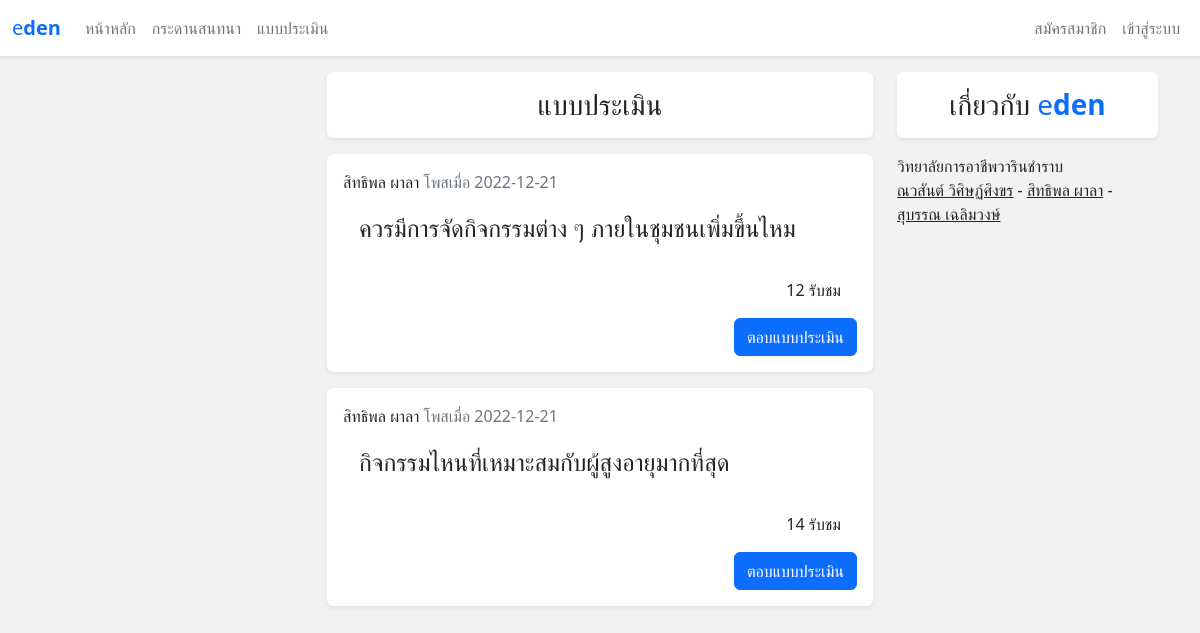
The app's page /polls, older data.
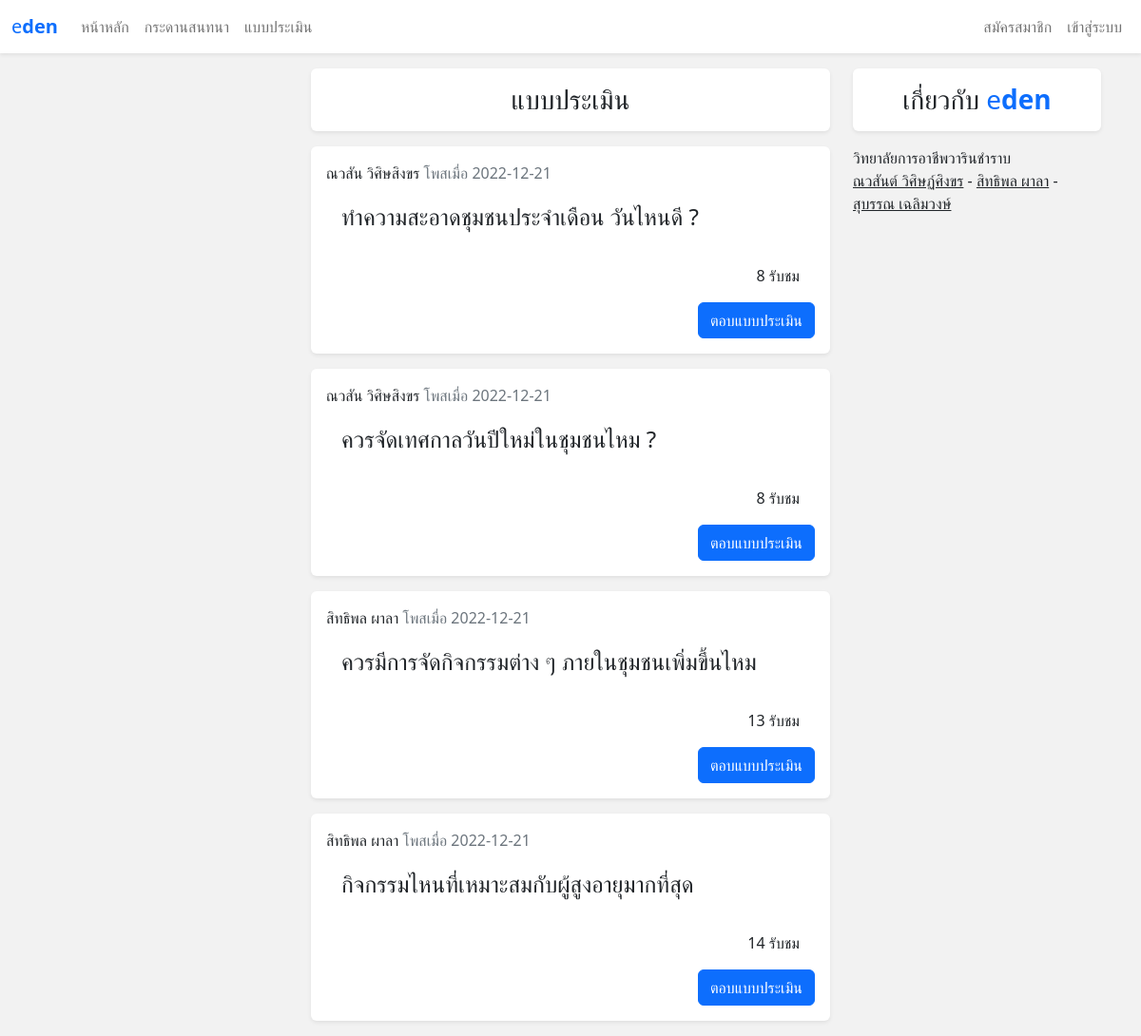
The same page, newer data.
### tables this page shows
CREATE TABLE `poll` (
  `poll_id` int(5) NOT NULL,
  `poll_name` varchar(200) NOT NULL,
  `poll_date` date NOT NULL,
  `mem_id` int(5) NOT NULL,
  `poll_view` int(10) NOT NULL
);

CREATE TABLE `member` (
  `mem_id` int(5) NOT NULL,
  `mem_name` varchar(200) NOT NULL,
  `mem_address` varchar(200) NOT NULL,
  `mem_date` date NOT NULL,
  `mem_email` varchar(100) NOT NULL,
  `mem_tel` varchar(20) NOT NULL,
  `mem_username` varchar(50) NOT NULL,
  `mem_password` varchar(50) NOT NULL,
  `mem_view` int(5) NOT NULL,
  `mem_status` varchar(10) NOT NULL,
  `mem_regis_date` date NOT NULL
);

### modules/getParams.php (called while the page is built, shortened)
<?php
function fetch($result){
    return mysqli_fetch_assoc($result);
}

### pages/polls.php (the view, shortened to what this page needs)
<h3 class="bg-white rounded shadow-sm p-3 my-3 text-center">แบบประเมิน</h3>
<?php
$allPoll=$db->query("SELECT * FROM poll ORDER BY poll_id DESC");
while($poll=fetch($allPoll)):
    $sur_poll=fetch($db->query("SELECT * FROM member WHERE mem_id = " . $poll['mem_id']));
?>
    <div class="bg-white rounded shadow-sm p-3 my-3">
        <div>
            <span><?php echo $sur_poll['mem_name'] ?? 'ไม่พบผู้ใช้งาน';  ?></span>
            <span class="text-secondary"> โพสเมื่อ <?php echo $poll['poll_date']; ?></span>
        </div>
        <div class="p-3 fs-4">
            <?php echo $poll['poll_name']; ?>
        </div>
        <div class="text-end m-3">
            <span><?php echo $poll['poll_view']; ?> รับชม</span>
        </div>
        <div class="text-end">
            <a class="btn btn-primary" href="?poll_id=<?php echo $poll['poll_id']; ?>">ตอบแบบประเมิน</a>
        </div>
    </div>
<?php
endwhile;
FrameEnd(); ?>

Row changes from the older to the newer data that the page shows:
added poll: mem.mem_name "ณวสัน วิศิษสิงขร", poll_date "2022-12-21", poll_name "ทำความสะอาดชุมชนประจำเดือน วันไหนดี ?", poll_view "8"
added poll: mem.mem_name "ณวสัน วิศิษสิงขร", poll_date "2022-12-21", poll_name "ควรจัดเทศกาลวันปีใหม่ในชุมชนไหม ?", poll_view "8"
changed poll "ควรมีการจัดกิจกรรมต่าง ๆ ภายในชุมชนเพิ่มขึ้นไหม": poll_view "12" → "13"
